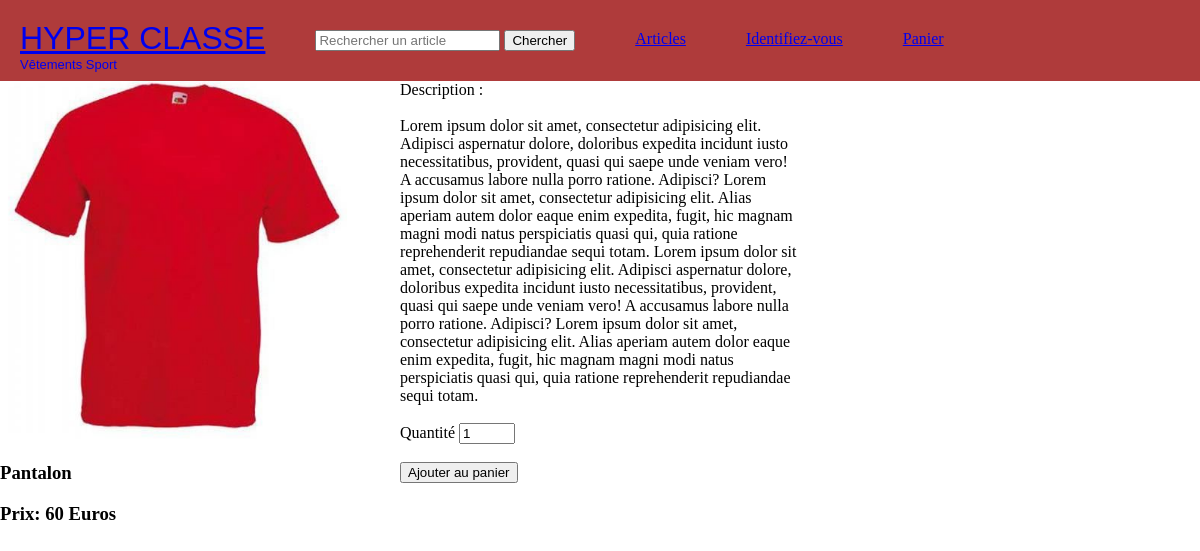
The page /index.php?product&id=2 on the database its author committed.
### tables this page shows
CREATE TABLE IF NOT EXISTS `products` (
  `id` int(11) NOT NULL AUTO_INCREMENT,
  `item` varchar(11) NOT NULL,
  `price` int(11) NOT NULL,
  `photo` varchar(30) NOT NULL,
  `description` varchar(1000) NOT NULL,
  PRIMARY KEY (`id`)
);

### controllers/Products_controller.php (called while the page is built, shortened)
<?php
require_once './models/Product.php';
class Products_controller
{
    public function product()
    {
        $product = new Product();
        $product = $product->getProduct();
        require_once 'views/product_view.php';
    }
}

### models/Model.php (called while the page is built, shortened)
<?php
trait Model
{
    public function __construct()
    {
        try {
            $this->pdo = new PDO('mysql:host=localhost;dbname=hyperclasse;charset=utf8mb4;port=3306', 'root', '');
        } catch (PDOException $e) {
            echo 'La connexion à la base de données a échoué';
            $e->getMessage();
        }
    }
}

### models/Product.php (called while the page is built, shortened)
<?php
require_once 'Model.php';
class Product
{
    public function getProduct()
    {
        $stmt = $this->pdo->prepare('SELECT * FROM products WHERE id = ?');
        $product = null;
        if ($stmt->execute([$_GET['id']])) {
            $product = $stmt->fetchObject();
        }
        return $product;
    }
}

### views/product_view.php (the view, shortened to what this page needs)
<?php
if (is_null($product)) {
    $contents = 'Cet article n\'existe pas ';
} else {
?>
<div class="article">
    <div>
        <img src="photos/<?php echo $product->photo ?>" width="350">
        <h3><?php echo $product->item ?></h3>
        <h3>Prix: <?php echo $product->price ?> Euros</h3>
    </div>
    <div>
        <?php echo 'Description : <br><br>'. $product->description ?><br><br>
        <form action="cart.php" method="post">
            <label for="quantity">Quantité</label>
            <input type="number" max="99" min="1" name="quantity" value="1"><br><br>
            <input type="submit" name="add" value="Ajouter au panier">
        </form>
    </div>
</div>
<?php
}
require_once 'layout.php';

### views/style.css (style rules this page uses)
html, body { height: border-box; margin: 0; background: white; }
.article { display: grid; grid-template-columns: 400px 400px 400px ; }

### rows shown on the page
products: photo (picture), item "Pantalon", price "60", description "Lorem ipsum dolor sit amet, consectetur adipisicing elit. Adipisci aspernatur dolore, doloribus expedita incidunt iusto necessitatibus, provident, quasi qui saepe unde veniam vero! A accusamus labore nulla porro ratione. Adipisci? Lorem ipsum dolor sit amet, consectetur adipisicing elit. Alias aperiam autem dolor eaque enim expedita, fugit, hic magnam magni modi natus perspiciatis quasi qui, quia ratione reprehenderit repudiandae sequi totam. Lorem ipsum dolor sit amet, consectetur adipisicing elit. Adipisci aspernatur dolore, doloribus expedita incidunt iusto necessitatibus, provident, quasi qui saepe unde veniam vero! A accusamus labore nulla porro ratione. Adipisci? Lorem ipsum dolor sit…"
